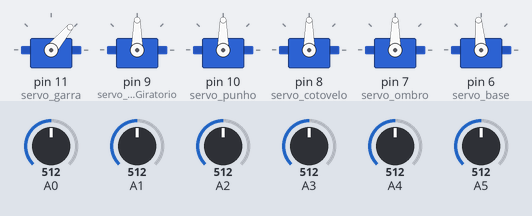
This sketch was run on a simulated Arduino Uno, built with avr-gcc and run on an emulated ATmega328P. Shown: 6 × servo. The test bench sets the inputs (shaded band); at power-on: A2 = 512, A5 = 512, A0 = 512, A1 = 512, A4 = 512, A3 = 512. What the sketch prints to the serial monitor is not drawn.

Above: at 1.2 s.
1.3 s: A2 set to 716
At 1.9 s:
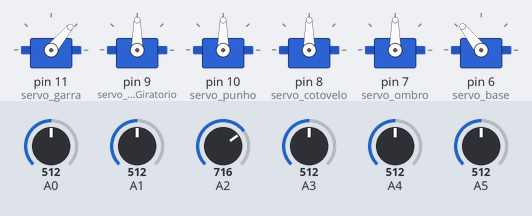
2.8 s: A5 set to 716
At 4.0 s:
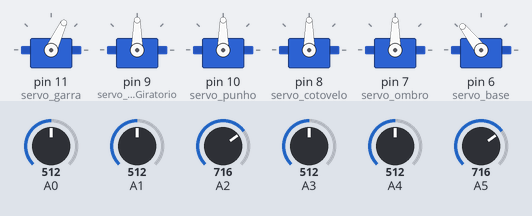
4.3 s: A0 set to 89
At 5.3 s:
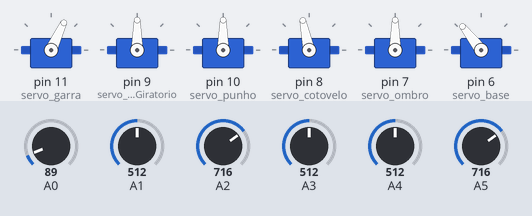
5.8 s: A1 set to 89
At 6.5 s:
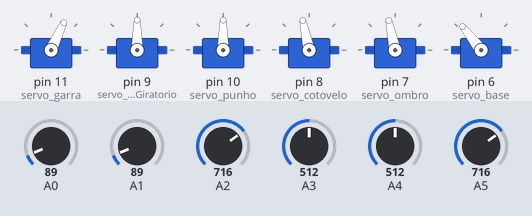
7.3 s: A4 set to 89
At 8.5 s:
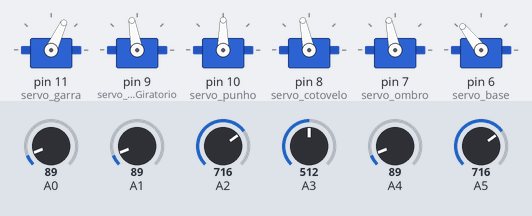
8.8 s: A0 set to 716
At 9.8 s:
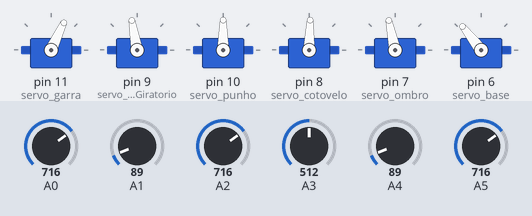
Timing chart, 0 to 11.3 s (numbered marks = the images above; inputs shaded):
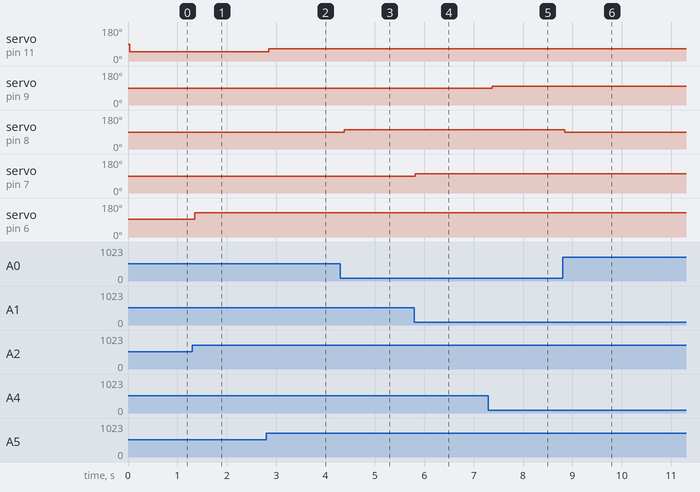

Measured:
- after the input at 1.3 s, servo on pin 6 (servo_base): 95° → 128° after 0.05 s
- after the input at 2.8 s, servo on pin 11 (servo_garra): 50° → 65° after 0.05 s
- after the input at 4.3 s, servo on pin 8 (servo_cotovelo): 90° → 102° after 0.08 s
- after the input at 5.8 s, servo on pin 7 (servo_ombro): 90° → 102° at once
- after the input at 7.3 s, servo on pin 9 (servo_punhoGiratorio): 90° → 100° after 0.07 s
- after the input at 8.8 s, servo on pin 8 (servo_cotovelo): 102° → 88° at once

The sketch:

garra_1.0.ino
```cpp
#include "Servo.h"

Servo servo_garra;
Servo servo_punhoGiratorio;
Servo servo_punho;
Servo servo_cotovelo;
Servo servo_ombro;
Servo servo_base;

int vx1 = 0;

int vsb = 0;

int vx2 = 0;

int vx3 = 0;
int vy3 = 0;

int vsg = 0;

int newvsg;
int newvsb;

void setup()
{
  servo_garra.attach(11);
  servo_punhoGiratorio.attach(9);
  servo_punho.attach(10);
  servo_cotovelo.attach(8);
  servo_ombro.attach(7);
  servo_base.attach(6);

  Serial.begin(9600);
}
void loop()
{
  /**/                            // LEITURA DOS VALORES ANALÓGICOS
  vsb = analogRead(2);    //[V]alor do Potenciômetro para o [S]ervo da [B]ase


  vx1 = analogRead(1);    //[V]alor do eixo [X] [1]

  vx2 = analogRead(0);    //[V]alor do eixo [X] [2]

  vx3 = analogRead(3);    //[V]alor do eixo [X] [3]
  vy3 = analogRead(4);    //[V]alor do eixo [Y] [3]

  vsg = analogRead(5);    //[V]alor do Potenciômetro para o [S]ervo da [G]arra
  // *********************************************************************************************//
  vsg = map(vsg, 0, 1023, 10, 90);//MAPEAMENTO DO VALOR DO POTENCIOMETRO PARA ANGULO DO SERVO

  vsb = map(vsb, 0, 1023, 10, 180);

  // *********************************************************************************************//
  if (vx1 < 300 && vx1 > 200)                  //MOVIMENTO SERVO OMBRO
  {
    Serial.println(" VALOR DE Y 3 MENOR QUE 300");
    for(int i = 99; i < 102; i++)
    {
      servo_ombro.write(i);
    }
  }else if(vx1 <= 200)
  {
    servo_ombro.write(102);
  }
  if (vx1 > 700 && vx1 < 800)
  {
    Serial.println(" VALOR DE Y 3 MAIOR QUE 700");
    for(int i = 88; i > 86; i--)
    {
      servo_ombro.write(i);
    }
  }else if (vx1 >= 800)
  {
    servo_ombro.write(86);
  }
  if(vx1 >=300 && vx1 <= 700){
    servo_ombro.write(90);
  }
  // *********************************************************************************************//
  servo_base.write(vsb);              //MOVIMENTO SERVO BASE
  if (vsb > newvsb + 10 || vsb < newvsb - 10)
  {
    Serial.println(" POTENCIOMETRO BASE:");
    Serial.print(vsb);
  }
  delay(30);
  newvsb = vsb;
  // *********************************************************************************************//
  if (vx2 < 300 && vx2 > 200)                  //MOVIMENTO SERVO COTOVELO
  {
    Serial.println(" VALOR DE Y 3 MENOR QUE 300");
    //100 -> 102
    for(int i = 99; i < 102; i++)
    {
      servo_cotovelo.write(i);
    }
  }else if(vx2 <= 200)
  {
    servo_cotovelo.write(102);
  }
  if (vx2 > 700 && vx2 < 800)
  {
    Serial.println(" VALOR DE Y 3 MAIOR QUE 700");
    //87 -> 85
    for(int i = 88; i > 87; i--)
    {
      servo_cotovelo.write(i);
    }
  }else if (vx2 >= 800)
  {
    servo_cotovelo.write(87);
  }
  if(vx2 >=300 && vx2 <= 700){
    servo_cotovelo.write(90);
  }
  // *********************************************************************************************//
  if (vx3 < 300 && vx3 > 200)                  //MOVIMENTO SERVO PUNHO FRENTE/TRÁS
  {
    Serial.println(" VALOR DE Y 3 MENOR QUE 300");
    for(int i = 97; i < 99; i++)
    {
      servo_punho.write(i);
    }
  }else if(vx3 <= 200)
  {
    servo_punho.write(99);
  }
  if (vx3 > 700 && vx3 < 800)
  {
    Serial.println(" VALOR DE Y 3 MAIOR QUE 700");
    for(int i = 87; i > 85; i--)
    {
      servo_punho.write(i);
    }
  }else if (vx3 >= 800)
  {
    servo_punho.write(85);
  }
  if(vx3 >=300 && vx3 <= 700){
    servo_punho.write(90);
  }
  // *********************************************************************************************//
  if (vy3 < 300 && vy3 > 200)                  //MOVIMENTO SERVO PUNHO GIRATÓRIO
  {
    Serial.println(" VALOR DE Y 3 MENOR QUE 300");
    for(int i = 90; i < 96; i++)
    {
      servo_punhoGiratorio.write(i);
    }
  }else if(vy3 <= 200)
  {
    servo_punhoGiratorio.write(100);
  }
  if (vy3 > 700 && vy3 < 800)
  {
    Serial.println(" VALOR DE Y 3 MAIOR QUE 700");
    for(int i = 87; i > 85; i--)
    {
      servo_punhoGiratorio.write(i);
    }
  }else if (vy3 >= 800)
  {
    servo_punhoGiratorio.write(85);
  }
  if(vy3 >=300 && vy3 <= 700){
    servo_punhoGiratorio.write(90);
  }
  // *********************************************************************************************//
  servo_garra.write(vsg);              //MOVIMENTO SERVO GARRA
  if (vsg > newvsg + 10 || vsg < newvsg - 10)
  {
    Serial.println(" POTENCIOMETRO GARRA:");
    Serial.print(vsg);
  }
  delay(30);
  newvsg = vsg;

//  for(int i = 100; i < 110; i++)
//  {
//    servo_ombro.write(i);
//    Serial.println(i);
//    delay(2000);
//  }
}
```
